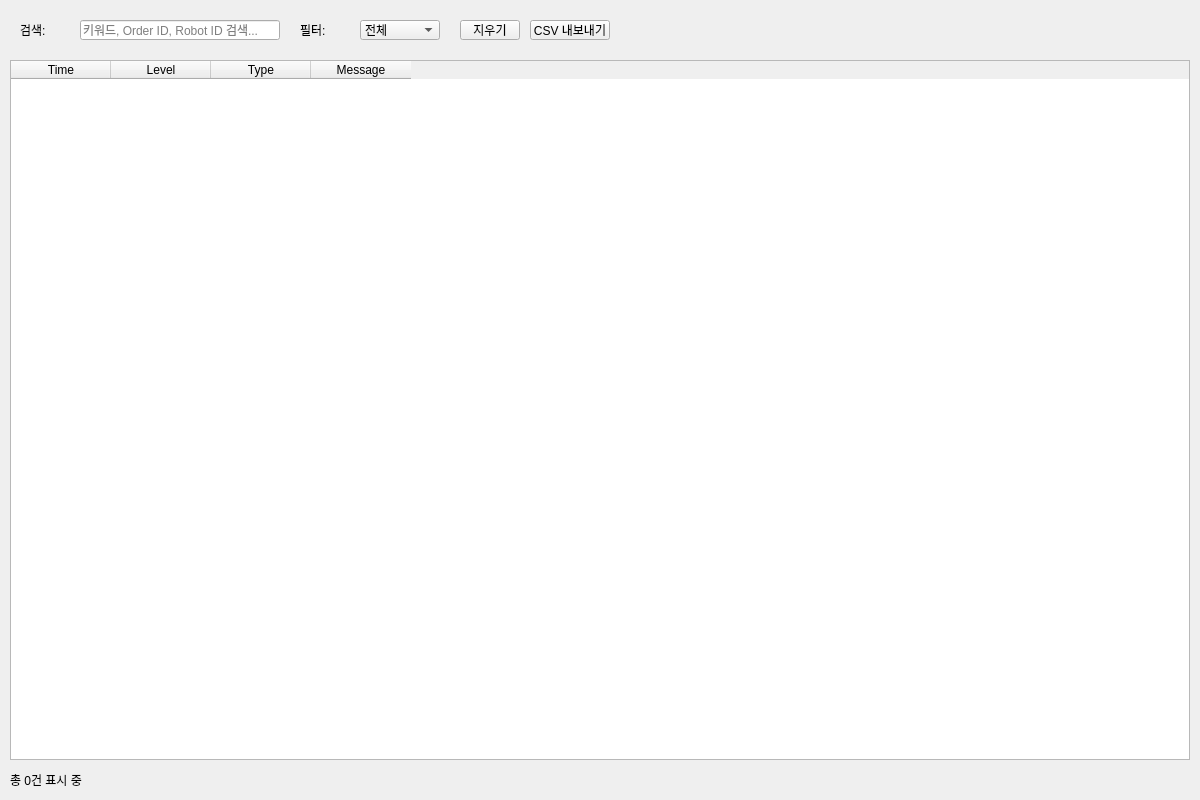
<?xml version="1.0" encoding="UTF-8"?>
<ui version="4.0">
 <class>EventLogTab</class>
 <widget class="QWidget" name="EventLogTab">
  <property name="geometry">
   <rect>
    <x>0</x>
    <y>0</y>
    <width>1200</width>
    <height>800</height>
   </rect>
  </property>
  <property name="minimumSize">
   <size>
    <width>1200</width>
    <height>800</height>
   </size>
  </property>
  <widget class="QWidget" name="filter_widget" native="true">
   <property name="geometry">
    <rect>
     <x>10</x>
     <y>10</y>
     <width>1180</width>
     <height>40</height>
    </rect>
   </property>
   <widget class="QLabel" name="search_label">
    <property name="geometry">
     <rect>
      <x>10</x>
      <y>10</y>
      <width>50</width>
      <height>20</height>
     </rect>
    </property>
    <property name="text">
     <string>검색:</string>
    </property>
   </widget>
   <widget class="QLineEdit" name="search_line_edit">
    <property name="geometry">
     <rect>
      <x>70</x>
      <y>10</y>
      <width>200</width>
      <height>20</height>
     </rect>
    </property>
    <property name="placeholderText">
     <string>키워드, Order ID, Robot ID 검색...</string>
    </property>
   </widget>
   <widget class="QLabel" name="filter_label">
    <property name="geometry">
     <rect>
      <x>290</x>
      <y>10</y>
      <width>50</width>
      <height>20</height>
     </rect>
    </property>
    <property name="text">
     <string>필터:</string>
    </property>
   </widget>
   <widget class="QComboBox" name="level_filter_combo">
    <property name="geometry">
     <rect>
      <x>350</x>
      <y>10</y>
      <width>80</width>
      <height>20</height>
     </rect>
    </property>
    <item>
     <property name="text">
      <string>전체</string>
     </property>
    </item>
    <item>
     <property name="text">
      <string>INFO</string>
     </property>
    </item>
    <item>
     <property name="text">
      <string>WARN</string>
     </property>
    </item>
    <item>
     <property name="text">
      <string>ERROR</string>
     </property>
    </item>
   </widget>
   <widget class="QPushButton" name="clear_button">
    <property name="geometry">
     <rect>
      <x>450</x>
      <y>10</y>
      <width>60</width>
      <height>20</height>
     </rect>
    </property>
    <property name="text">
     <string>지우기</string>
    </property>
   </widget>
   <widget class="QPushButton" name="export_button">
    <property name="geometry">
     <rect>
      <x>520</x>
      <y>10</y>
      <width>80</width>
      <height>20</height>
     </rect>
    </property>
    <property name="text">
     <string>CSV 내보내기</string>
    </property>
   </widget>
  </widget>
  <widget class="QTableWidget" name="log_table">
   <property name="geometry">
    <rect>
     <x>10</x>
     <y>60</y>
     <width>1180</width>
     <height>700</height>
    </rect>
   </property>
   <property name="editTriggers">
    <set>QAbstractItemView::NoEditTriggers</set>
   </property>
   <property name="alternatingRowColors">
    <bool>true</bool>
   </property>
   <property name="selectionBehavior">
    <enum>QAbstractItemView::SelectRows</enum>
   </property>
   <column>
    <property name="text">
     <string>Time</string>
    </property>
   </column>
   <column>
    <property name="text">
     <string>Level</string>
    </property>
   </column>
   <column>
    <property name="text">
     <string>Type</string>
    </property>
   </column>
   <column>
    <property name="text">
     <string>Message</string>
    </property>
   </column>
  </widget>
  <widget class="QLabel" name="status_label">
   <property name="geometry">
    <rect>
     <x>10</x>
     <y>770</y>
     <width>200</width>
     <height>20</height>
    </rect>
   </property>
   <property name="text">
    <string>총 0건 표시 중</string>
   </property>
  </widget>
 </widget>
 <resources/>
 <connections/>
</ui>
